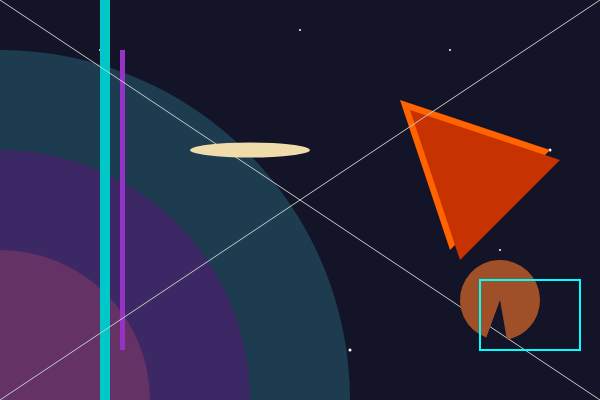
Frame 1 (no input)
Frame 60 (no input): identical to frame 1, image omitted
Frame 120 (the mouse pressed at the canvas centre since frame 60): identical to frame 1, image omitted

The p5.js sketch that drew this single still picture (run headless with seeded random() and noise() and a simulated clock; from frame 60 on, the mouse is pressed at the canvas centre):

// p5.js sketch
// ── sketch.js
function setup() {
  createCanvas(600, 400);
}

function draw() {
  background(20, 20, 40);

  noStroke();
  fill(30, 60, 80);
  circle(0, 400, 700);

  fill(60, 40, 100);
  circle(0, 400, 500);

  fill(100, 50, 100);
  circle(0, 400, 300);

  fill(255, 255, 255);
  circle(450, 50, 2);
  circle(550, 150, 3);
  circle(300, 30, 2);
  circle(500, 250, 2);
  circle(350, 350, 3);
  circle(100, 50, 2);

  fill(0, 200, 200);
  rect(100, 0, 10, 400);

  fill(150, 50, 200);
  rect(120, 50, 5, 300);

  fill(255, 100, 0);
  triangle(400, 100, 550, 150, 450, 250);

  fill(200, 50, 0);
  triangle(410, 110, 560, 160, 460, 260);

  stroke(200, 200, 200);
  strokeWeight(1);
  line(0, 0, 600, 400);
  line(600, 0, 0, 400);

  noStroke();
  fill(240, 220, 170);
  ellipse(250, 150, 120, 15);

  noStroke();
  fill(160, 80, 40);
  arc(500, 300, 80, 80, radians(110), radians(80));

  stroke(0, 255, 255);
  strokeWeight(2);
  noFill();
  rect(480, 280, 100, 70);
}

// ── style.css
html,
body {
  margin: 0;
  padding: 0;
  overflow: hidden;
  background: #0f172a;
}

canvas {
  display: block;
}
